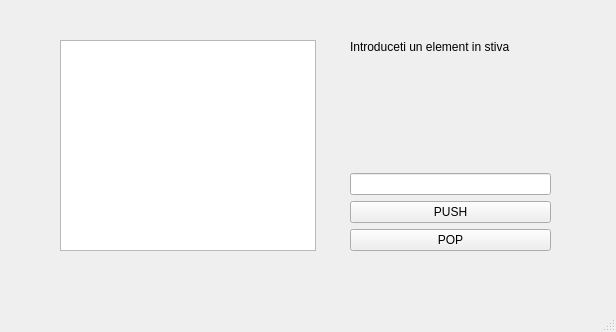
<?xml version="1.0" encoding="UTF-8"?>
<ui version="4.0">
 <class>stivastatica</class>
 <widget class="QMainWindow" name="stivastatica">
  <property name="geometry">
   <rect>
    <x>0</x>
    <y>0</y>
    <width>616</width>
    <height>332</height>
   </rect>
  </property>
  <property name="windowTitle">
   <string>stivastatica</string>
  </property>
  <widget class="QWidget" name="centralwidget">
   <widget class="QListWidget" name="listWidget">
    <property name="geometry">
     <rect>
      <x>60</x>
      <y>40</y>
      <width>256</width>
      <height>211</height>
     </rect>
    </property>
   </widget>
   <widget class="QWidget" name="verticalLayoutWidget">
    <property name="geometry">
     <rect>
      <x>350</x>
      <y>40</y>
      <width>201</width>
      <height>211</height>
     </rect>
    </property>
    <layout class="QVBoxLayout" name="verticalLayout">
     <item>
      <widget class="QLabel" name="label">
       <property name="text">
        <string>Introduceti un element in stiva</string>
       </property>
      </widget>
     </item>
     <item>
      <spacer name="verticalSpacer">
       <property name="orientation">
        <enum>Qt::Vertical</enum>
       </property>
       <property name="sizeHint" stdset="0">
        <size>
         <width>20</width>
         <height>60</height>
        </size>
       </property>
      </spacer>
     </item>
     <item>
      <widget class="QLineEdit" name="lineEdit"/>
     </item>
     <item>
      <widget class="QPushButton" name="pushButton">
       <property name="text">
        <string>PUSH</string>
       </property>
      </widget>
     </item>
     <item>
      <widget class="QPushButton" name="pushButton_2">
       <property name="text">
        <string>POP</string>
       </property>
      </widget>
     </item>
    </layout>
   </widget>
  </widget>
  <widget class="QMenuBar" name="menubar">
   <property name="geometry">
    <rect>
     <x>0</x>
     <y>0</y>
     <width>616</width>
     <height>21</height>
    </rect>
   </property>
  </widget>
  <widget class="QStatusBar" name="statusbar"/>
 </widget>
 <resources/>
 <connections/>
</ui>
